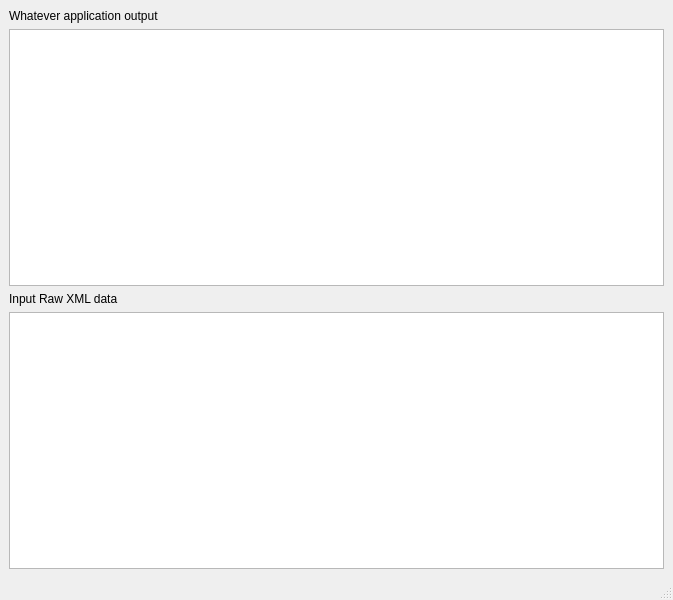
<?xml version="1.0" encoding="UTF-8"?>
<ui version="4.0">
 <class>TestWindowClass</class>
 <widget class="QMainWindow" name="TestWindowClass">
  <property name="geometry">
   <rect>
    <x>0</x>
    <y>0</y>
    <width>673</width>
    <height>600</height>
   </rect>
  </property>
  <property name="windowTitle">
   <string>MainWindow</string>
  </property>
  <widget class="QWidget" name="centralwidget">
   <layout class="QVBoxLayout" name="verticalLayout">
    <item>
     <widget class="QLabel" name="label_2">
      <property name="text">
       <string>Whatever application output</string>
      </property>
     </widget>
    </item>
    <item>
     <widget class="QTextBrowser" name="textBrowser"/>
    </item>
    <item>
     <widget class="QLabel" name="label">
      <property name="text">
       <string>Input Raw XML data</string>
      </property>
     </widget>
    </item>
    <item>
     <widget class="XmlTextEdit" name="textEdit"/>
    </item>
   </layout>
  </widget>
  <widget class="QStatusBar" name="statusbar"/>
 </widget>
 <customwidgets>
  <customwidget>
   <class>XmlTextEdit</class>
   <extends>QTextEdit</extends>
   <header>xmltextedit.h</header>
  </customwidget>
 </customwidgets>
 <resources/>
 <connections/>
</ui>
